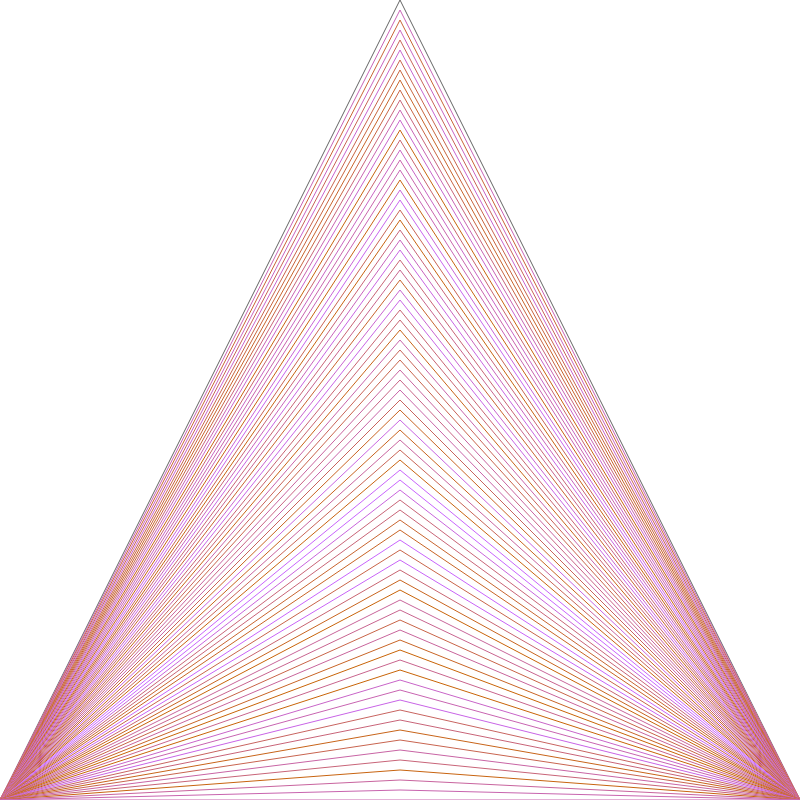
Frame 1 (no input)
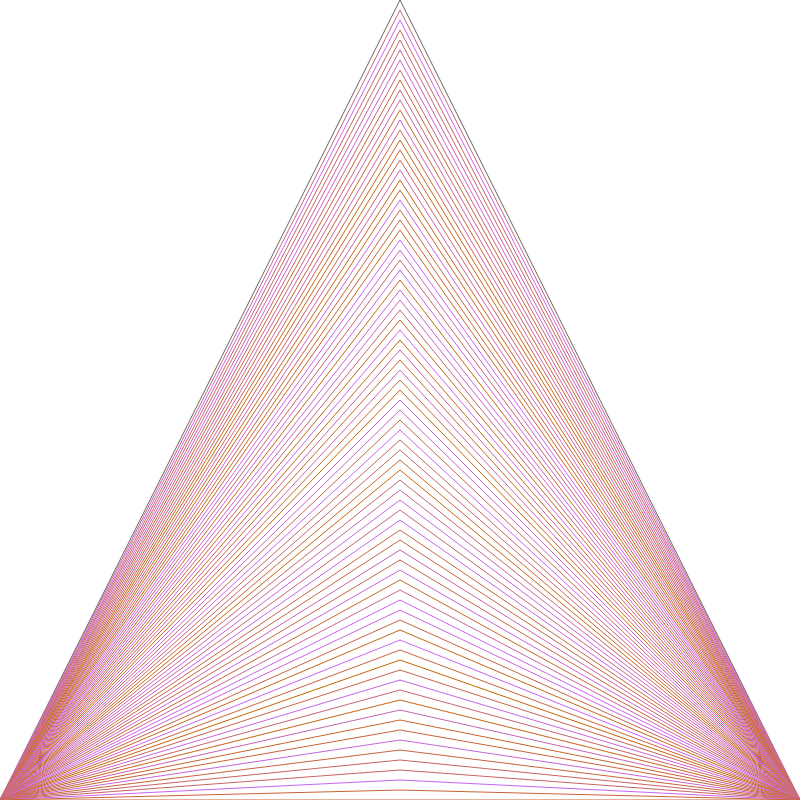
Frame 60 (no input)
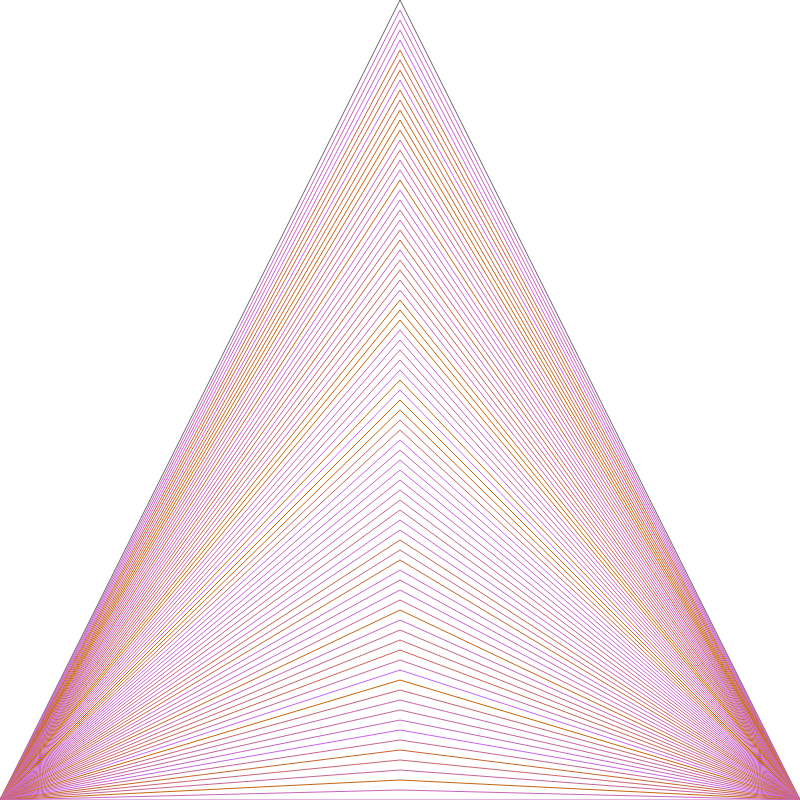
Frame 120 (the mouse pressed at the canvas centre since frame 60)

The p5.js sketch that drew these frames (run headless with seeded random() and noise() and a simulated clock; from frame 60 on, the mouse is pressed at the canvas centre):

// p5.js sketch
// ── sketch.js
function setup() {
  createCanvas(800, 800);
  background(255);
}

function draw() {
  background(255);
  stroke(100);

  for (let x = 0; x < 800; x = x + 10) {
    console.log(x)
    triangle(0, 800, width / 2, x, 800, 800);
    stroke(200, 100, random(255));
  }

//  for (var x = 0; x <= width; x += 50) {
  //  strokeWeight(255, 0, random(255));
  //}
}


//  for(let x=0;x<100;x++){
//console.log(x)
//  line(x*10,0,width, x*10);
